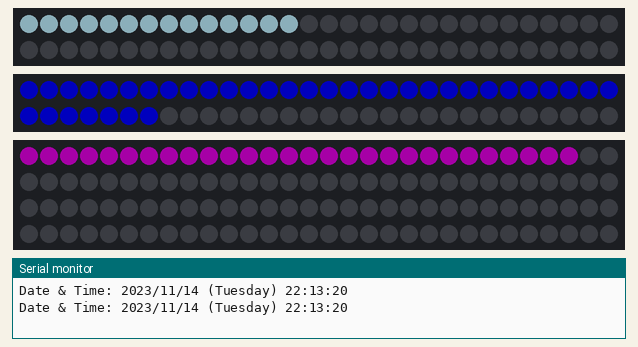
This sketch was run on a simulated Arduino Uno, built with avr-gcc and run on an emulated ATmega328P. Parts: 2 × 60 RGB LEDs in strip order, left to right, continuing on the next row, 120 RGB LEDs in strip order, left to right, continuing on the next row, the last lines printed to the serial monitor. Dim RGB values are drawn brighter than linear; the local clock reads 2024-03-15 10:24:30 at power-on unless the sketch sets it.

Above: at 0.3 s.
At 20.4 s:
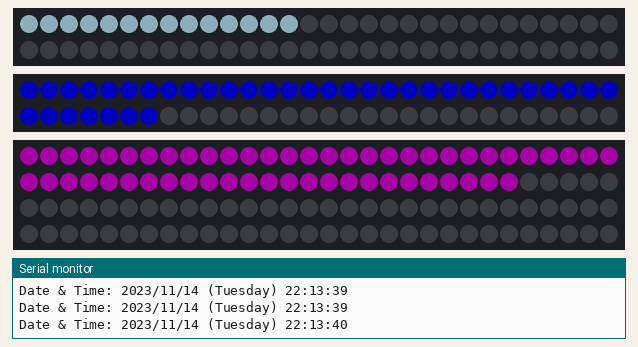
At 35.6 s:
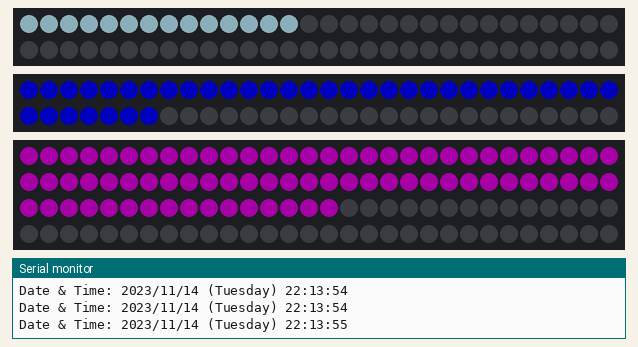
At 39.4 s:
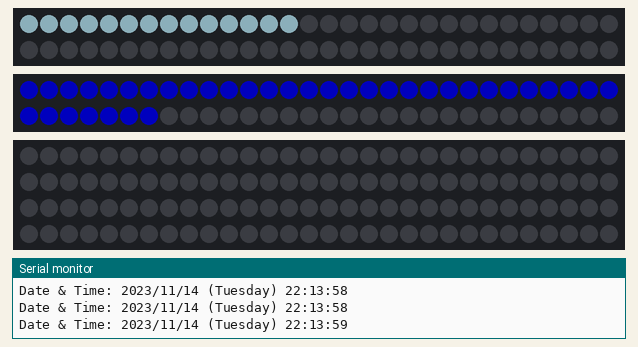

The sketch:

finalProjWorkingCode.ino
```cpp
// include libraries
#include <RTClib.h>
#include <Adafruit_NeoPixel.h>

// define vars
RTC_DS1307 rtc;
//                  pixels, PIN
Adafruit_NeoPixel strip(60, 12);
Adafruit_NeoPixel strip2(60, 11);
Adafruit_NeoPixel strip3(120, 13);

int seconds = 0;
int minutes = 0;
int hours = 0;
int hoursAM = 0;
int hoursPM = 0;

char daysOfTheWeek[7][12] = {
  "Sunday",
  "Monday",
  "Tuesday",
  "Wednesday",
  "Thursday",
  "Friday",
  "Saturday"
};

void setup () {
  Serial.begin(9600);
  // led strip 1
  strip.begin();
  strip.setBrightness(80);
  strip.clear();
  strip.show();
  //led strip 2
  strip2.begin();
  strip2.setBrightness(80);
  strip2.clear();
  strip2.show();
  // led strip 3
  strip3.begin();
  strip3.setBrightness(80);
  strip3.clear();
  strip3.show();

  // SETUP RTC MODULE
  if (! rtc.begin()) {
    Serial.println("Couldn't find RTC");
    Serial.flush();
    while (1);
  }

  // automatically sets the RTC to the date & time on PC this sketch was compiled
  rtc.adjust(DateTime(F(__DATE__), F(__TIME__)));
}

void loop () {
  DateTime now = rtc.now();
  Serial.print("Date & Time: ");
  Serial.print(now.year(), DEC);
  Serial.print('/');
  Serial.print(now.month(), DEC);
  Serial.print('/');
  Serial.print(now.day(), DEC);
  Serial.print(" (");
  Serial.print(daysOfTheWeek[now.dayOfTheWeek()]);
  Serial.print(") ");
  Serial.print(now.hour(), DEC);
  Serial.print(':');
  Serial.print(now.minute(), DEC);
  Serial.print(':');
  Serial.println(now.second(), DEC);

   //                         leds / seconds
   seconds = (now.second()) * 82 / 60;
   //Serial.println(seconds);

   minutes = (now.minute());
   //Serial.println(minutes);

  hours = (now.hour());
  //Serial.println(now.hour());


// this value assumes there are 120 LEDs for the hour part
// that means each hour is 10 LEDs. To account for the minutes that
// move the hour hand, I'm adding the minute value/the minute total LEDs * 10 (or 1 hour)
// this gets me the hour plus the ratio of the minutes accounted for
  hoursAM = (hours * 3.667 + ((minutes/60)*3.667));
  //Serial.println(hoursAM);

  hoursPM = ((hours - 12) * 3.667 + ((minutes/60)*3.667));
  //Serial.println(hoursPM);

// call the functions
setSeconds();
setMinutes();
hourSwitch();
}

// function that works off of seconds
void setSeconds () {
  ////////////////////// AM ////////////////////////////
  DateTime now = rtc.now();
  if (now.hour() < 12 || now.hour() == 24 ){

 //             80 LEDs
  if (seconds < 80){
    // for loop to light up all the lights up until the time
   for (int i = 0; i <= (seconds); i++){
    strip3.setPixelColor (i, strip3.Color(255, 160, 30));
    strip3.show();
}
  }
  // clears the strip
  else if (seconds  >= 80){
    strip3.clear();
    strip3.show();
    }
}

////////////////////// PM ////////////////////////////
  if (now.hour() >= 12 && now.hour() < 24){
  if (seconds < 80){
   for (int i = 0; i <= (seconds) ; i++){
    strip3.setPixelColor (i, strip3.Color(128,0,128));
    strip3.show();
}
  }
  else if (seconds  >= 80){
    strip3.clear();
    strip3.show();
    }
}
}

// function for the minutes
void setMinutes () {
  ////////////////////// AM ////////////////////////////
  DateTime now = rtc.now();
if (now.hour() < 12 || now.hour() == 24 ){
// 46 LEDs
if (minutes < 59){
for (int i = 0; i <= minutes; i++){
  strip.setPixelColor (i, strip.Color(219,150,15));
    strip.show();
}
}
  else if (minutes >= 59){
    strip.clear();
    strip.show();
    }
}

////////////////////// PM ////////////////////////////
else if (now.hour() >= 12 && now.hour() < 24) {
if (minutes < 59){
for (int i = 0; i <= minutes; i++){
  strip.setPixelColor (i, strip.Color(173,216,230));
    strip.show();
}
}
  else if (minutes >= 59){
    strip.clear();
    strip.show();
    }
}
}

// hours function for the AMs
void setHoursAM () {
// num of LEDs
if (hoursAM < 44){
for (int i = 0; i <= hoursAM; i++){
  strip2.setPixelColor (i, strip3.Color(255,0,0));
    strip2.show();
}
}
  else if (hoursAM >= 44){
    strip2.clear();
    strip2.show();
    }
}

// hours function for the PMs
void setHoursPM () {
if (hoursPM < 44){
for (int i = 0; i <= hoursPM; i++){
  strip2.setPixelColor (i, strip3.Color(0,0,255));
    strip2.show();
}
}
  else if (hoursPM >= 44){
    strip2.clear();
    strip2.show();
    }
}

// switches between AM and PM
void hourSwitch () {
if (hours < 12 || hours == 24 ){
  setHoursAM();
}
else if (hours >= 12 && hours < 24) {
  setHoursPM();
}
}
```
